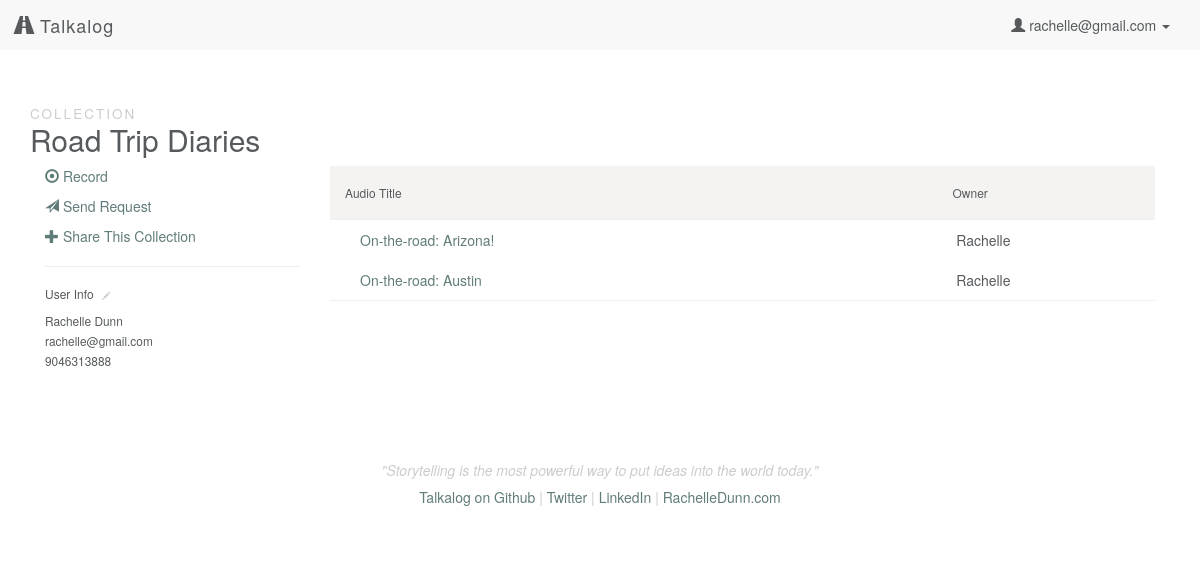
Page /collection/6 (signed in) on the committed database.
### model.py (models this page shows, shortened)
class User(db.Model):
    __tablename__ = "Users"
    id = db.Column(db.Integer, autoincrement=True, primary_key=True)
    email = db.Column(db.String(100), nullable=False)
    password = db.Column(db.String(50), nullable=False)
    first_name = db.Column(db.String(50), nullable=False)
    last_name = db.Column(db.String(50), nullable=False)
    tel = db.Column(db.String, nullable=False)

class Collection(db.Model):
    __tablename__ = "Collections"
    id = db.Column(db.Integer, autoincrement=True, primary_key=True)
    user_id = db.Column(db.Integer, db.ForeignKey('Users.id'), nullable=False)
    title = db.Column(db.String, nullable=False, default='Untitled Collection')
    user = db.relationship("User", backref=db.backref("collections", order_by=id))

class Upload(db.Model):
    __tablename__ = "Uploads"
    id = db.Column(db.Integer, autoincrement=True, primary_key=True)
    user_id = db.Column(db.Integer, db.ForeignKey('Users.id'), nullable=False)
    title = db.Column(db.String, nullable=False, default=db.func.now())
    path = db.Column(db.String(50))
    mimetype = db.Column(db.String(50), default='wav') # wav, jpg, mp3
    datetime = db.Column(db.DateTime, default=db.func.now(), onupdate=db.func.now()) # set datetime to current timestamp
    transcript = db.Column(db.Text)
    user = db.relationship("User", backref=db.backref("uploads", order_by=id))

### server.py (the view)
@app.route('/collection/<int:id>')
def collection_page(id):
	"""Show uploads and more information associated with a collection."""
	if 'email' in session:
		user_email = session['email']
		user = User.query.filter_by(email=user_email).first()
		this_collection = Collection.query.filter_by(id=id).first()
		uploads = [cu.upload for cu in this_collection.collectionsuploads]
		collectionusers = CollectionsUsers.query.filter_by(
			collection_id=id).all()
		user_permissions = []
		for u in collectionusers:
			user_permissions.append(u.user_id)
		if (this_collection.user_id == user.id) or (
			user.id in user_permissions):
			return render_template('collection.html', user=user,
				collection=this_collection, uploads=uploads)
		else:
			flash('You don\'t have access to view this page')
			return redirect('/')
	else:
		flash('You must be logged in to view this page')
		return redirect('/')

### templates/collection.html (shortened to what this page needs)
{% extends 'base.html' %}
{% block content %}
    <h2><small>Collection</small><br>{{ collection.title }}</h2>
    <div class="row">
        <div class="col-sm-3">
            <p><a href="/record"><span class="glyphicon glyphicon-record" aria-hidden="true"></span> Record</a></p>
            <p><a href="/generate"><span class="glyphicon glyphicon-send" aria-hidden="true"></span> Send Request</a></p>
            <p><a href="#" data-toggle="modal" data-target="#share-{{ collection.id }}"><span class="glyphicon glyphicon-plus" aria-hidden="true"></span> Share This Collection</a></p>
            <hr>
            <h6>User Info <a href="/edit/user"><span class="glyphicon glyphicon-pencil click-to-edit" aria-hidden="true"></span></a></h6>
            <p><small>{{ user.first_name }} {{ user.last_name }}<br>
                {{ user.email }}<br>
                {{ user.tel }}</small></p>
        </div>
        {% if uploads %}
        <div class="col-sm-9">
            <div class="file-box">
                <ul class="list-group">
                    <li class="list-group-item list-group-heading row">
                        <div class="name col-sm-6">
                            <h6>Audio Title</h6>
                        </div>
                        <div class="col-sm-3">
                        </div>
                        <div class="col-sm-3">
                            <h6>Owner</h6>
                        </div>
                    </li>
                {% for upload in uploads %}
                    <li class="list-group-item upload row">
                        <div class="col-sm-6">
                            <a href="/listen/{{ upload.id }}">{{ upload.title }}</a>
                        </div>
                        <div class="col-sm-3">
                        </div>
                        <div class="col-sm-3">
                            {{ upload.user.first_name }}
                        </div>
                    </li>
                {% endfor %}
                </ul>
            </div>
        </div>
    </div>
    {% else %}
    <p>No uploads currently part of this collection!</p>
    {% endif %}
{% endblock %}

### templates/base.html (shortened to what this page needs)
<!DOCTYPE html>
<html lang="en">
    <head>
        <link rel="stylesheet" href="https://maxcdn.bootstrapcdn.com/bootstrap/3.3.4/css/bootstrap.min.css">
        <link rel="stylesheet" href="/static/css/style.css"/>
        <link rel="stylesheet" href="https://ajax.googleapis.com/ajax/libs/jqueryui/1.11.4/themes/smoothness/jquery-ui.css"/>
    </head>
    <body>
        <nav class="navbar navbar-default">
            <div class="container-fluid">
                <div class="navbar-header">
                    <a class="navbar-brand" href="/"><span class="glyphicon glyphicon-road" aria-hidden="true"></span> Talkalog</a>
                </div>
                <div class="collapse navbar-collapse" id="bs-example-navbar-collapse-1">
                    <ul class="nav navbar-nav navbar-right">
                    {% if 'email' in session %}
                        <li class="dropdown">
                        <a href="#" class="dropdown-toggle" data-toggle="dropdown" role="button" aria-expanded="false"><span class="glyphicon glyphicon-user" aria-hidden="true"></span> {{ session['email'] }} <span class="caret"></span></a>
                        </li>
                    {% else %}
                        <li><a href="/login">Login</a></li>
                        <li><a href="/signup">Sign Up</a></li>
                    {% endif %}
                    </ul>
                </div>
            </div>
        </nav>
        <div class="container">
            {% block content %}{% endblock %}
        </div>
        <div class="container">
            <footer class="footer">
                <p>"Storytelling is the most powerful way to put ideas into the world today."</p>
                <h5><a href="http://github.com/rachelledunn/talkalog" target="_blank">Talkalog on Github</a> | <a href="http://twitter.com/rchdnn" target="_blank">Twitter</a> | <a href="http://linkedin.com/in/rachelledunn" target="_blank">LinkedIn</a> | <a href="http://rachelledunn.com/" target="_blank">RachelleDunn.com</a></h5>
            </footer>
        </div>
    </body>
</html>

### static/css/style.css (style rules this page uses)
body { background-color: #ffffff; color: #565a5c; }
a { color: #607c7a; -webkit-transition: color 0.1s linear 0s; -moz-transition: color 0.1s linear 0s; -o-transition: color 0.1s linear 0s; transition: color 0.1s linear 0s; }
.h1, .h2, .h3, .h4, .h5, h1, h2, h3, h4, h5 { font-weight: 200; }
h2 small { color: #cccccc; font-size: 45%; text-transform: uppercase; letter-spacing: 2px; }
.navbar-default { border-radius: 0; border: none; }
.navbar-default .navbar-brand { font-weight: 200; letter-spacing: 1px; }
.navbar-default a, .navbar-default .navbar-brand, .navbar-default .navbar-nav > li > a { color: #565a5c; }
.row { margin-left: auto; margin-right: auto; }
.footer { padding-top: 40px; padding-bottom: 40px; margin-top: 40px; text-align: center; color: #cccccc; }
.footer p { font-style: italic; }
.list-group-item { border-radius: 0 !important; border: none; border-bottom: 1px solid #efefef; }
.collection, .list-group-heading { background-color: #F4F3F1 !important; padding-left: 0; font-weight: 600; }
.list-group-item:first-child, .list-group-item:last-child { margin-bottom: 0; border-radius: 0; }
.click-to-edit { font-size: 70%; vertical-align: baseline; padding: 0 5px; color: #cccccc; }

### rows in the picture
User: email "rachelle@gmail.com", first_name "Rachelle", last_name "Dunn", tel "9046313888"
Collection: title "Road Trip Diaries"
Upload: title "On-the-road: Arizona!", user.first_name "Rachelle"
Upload: title "On-the-road: Austin", user.first_name "Rachelle"
